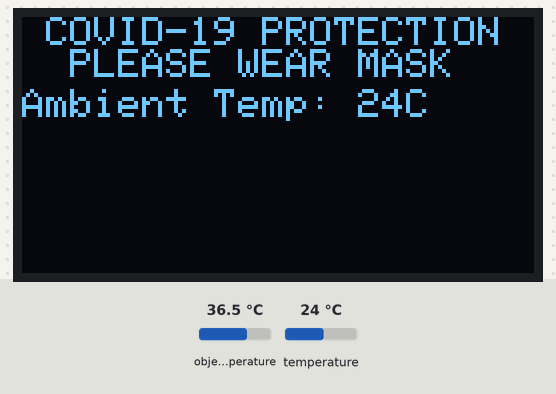
Recording of a sketch running on a simulated Arduino Uno, built with avr-gcc and run on an emulated ATmega328P. Parts: 128×64 one-colour display. The inputs (shaded band) are chosen by the test bench; at power-on: temperature 24 °C, object temperature 36.5 °C. The display library's start-up logo is not drawn.

Above: at 3.2 s.
3.3 s: temperature set to 12 °C
At 4.4 s:
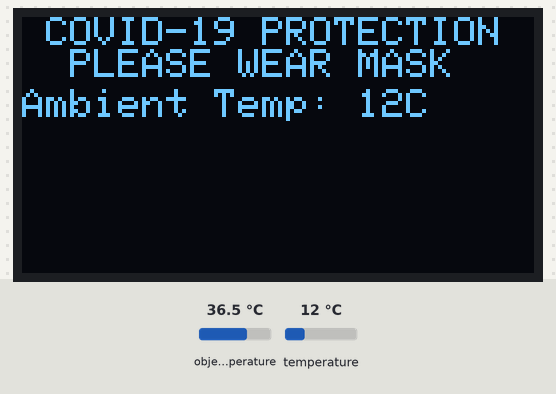
4.8 s: temperature set to 19 °C
6.3 s: temperature set to 28 °C
At 6.8 s:
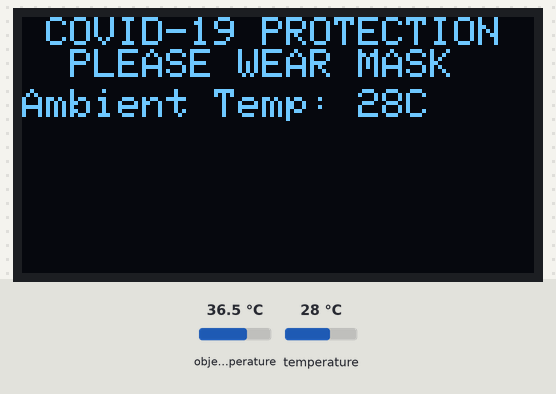
Timing chart, 0 to 9.3 s (numbered marks = the images above; inputs shaded):
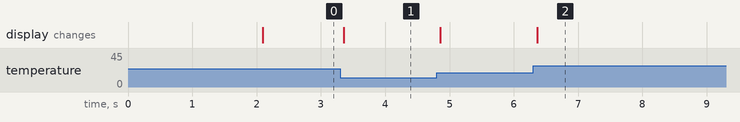

The sketch:

OLED_temperature.ino
```cpp
#include <SPI.h>
#include <Wire.h>
#include <Adafruit_GFX.h>
#include <Adafruit_SSD1306.h>
#include <Adafruit_MLX90614.h>

int x;

Adafruit_MLX90614 mlx = Adafruit_MLX90614();

#define SCREEN_WIDTH 128 // OLED display width, in pixels
#define SCREEN_HEIGHT 64 // OLED display height, in pixels

// Declaration for an SSD1306 display connected to I2C (SDA, SCL pins)
#define OLED_RESET     -1 // Reset pin # (or -1 if sharing Arduino reset pin)
Adafruit_SSD1306 display(SCREEN_WIDTH, SCREEN_HEIGHT, &Wire, OLED_RESET);

static const unsigned char PROGMEM logo_bmp[] =
{ B00000000, B11000000,
  B00000001, B11000000,
  B00000001, B11000000,
  B00000011, B11100000,
  B11110011, B11100000,
  B11111110, B11111000,
  B01111110, B11111111,
  B00110011, B10011111,
  B00011111, B11111100,
  B00001101, B01110000,
  B00011011, B10100000,
  B00111111, B11100000,
  B00111111, B11110000,
  B01111100, B11110000,
  B01110000, B01110000,
  B00000000, B00110000 };


void setup(){
  if(!mlx.begin()){
    while (1);
  };
  Serial.begin(115200);

  // SSD1306_SWITCHCAPVCC = generate display voltage from 3.3V internally
  if(!display.begin(SSD1306_SWITCHCAPVCC, 0x3C)) { // Address 0x3D for 128x64
    Serial.println(F("SSD1306 allocation failed"));
    for(;;); // Don't proceed, loop forever
  }
  display.display();
  delay(2000);
  display.clearDisplay();
  /*
  display.setTextSize(2);
  display.setTextColor(WHITE);
  display.setCursor(0,0);
  display.println("TAYYAB SHAH");
  display.setCursor(0,8);
  display.println(x);
  display.display();
  display.startscrollright(0x00, 0x00);
  display.clearDisplay();*/
}

void loop(){
  int data = mlx.readObjectTempF();
  int dataAb = mlx.readAmbientTempC();
  display.setTextSize(1);
  display.setTextColor(WHITE);
  display.setCursor(0,0);
  display.println(" COVID-19 PROTECTION ");
  display.println("  PLEASE WEAR MASK");
  display.setCursor(0,18);
  display.print("Ambient Temp: ");
  display.print(dataAb);
  display.println("C");
  display.display();
  display.clearDisplay();

}
```

Measured:
- after the input at 3.3 s, the display: changes after 0.06 s (image 1)
- after the input at 6.3 s, the display: changes after 0.06 s (image 2)
